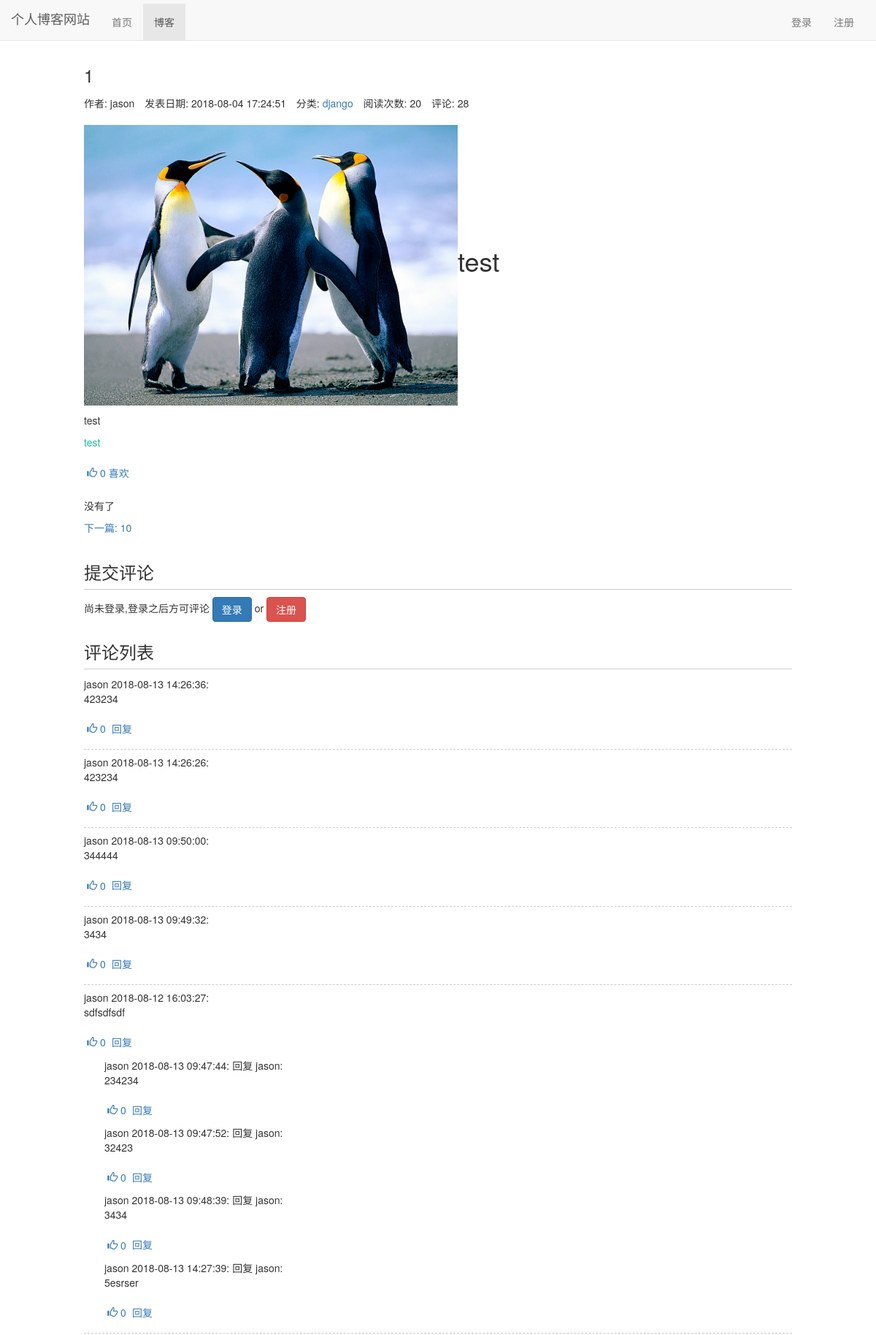
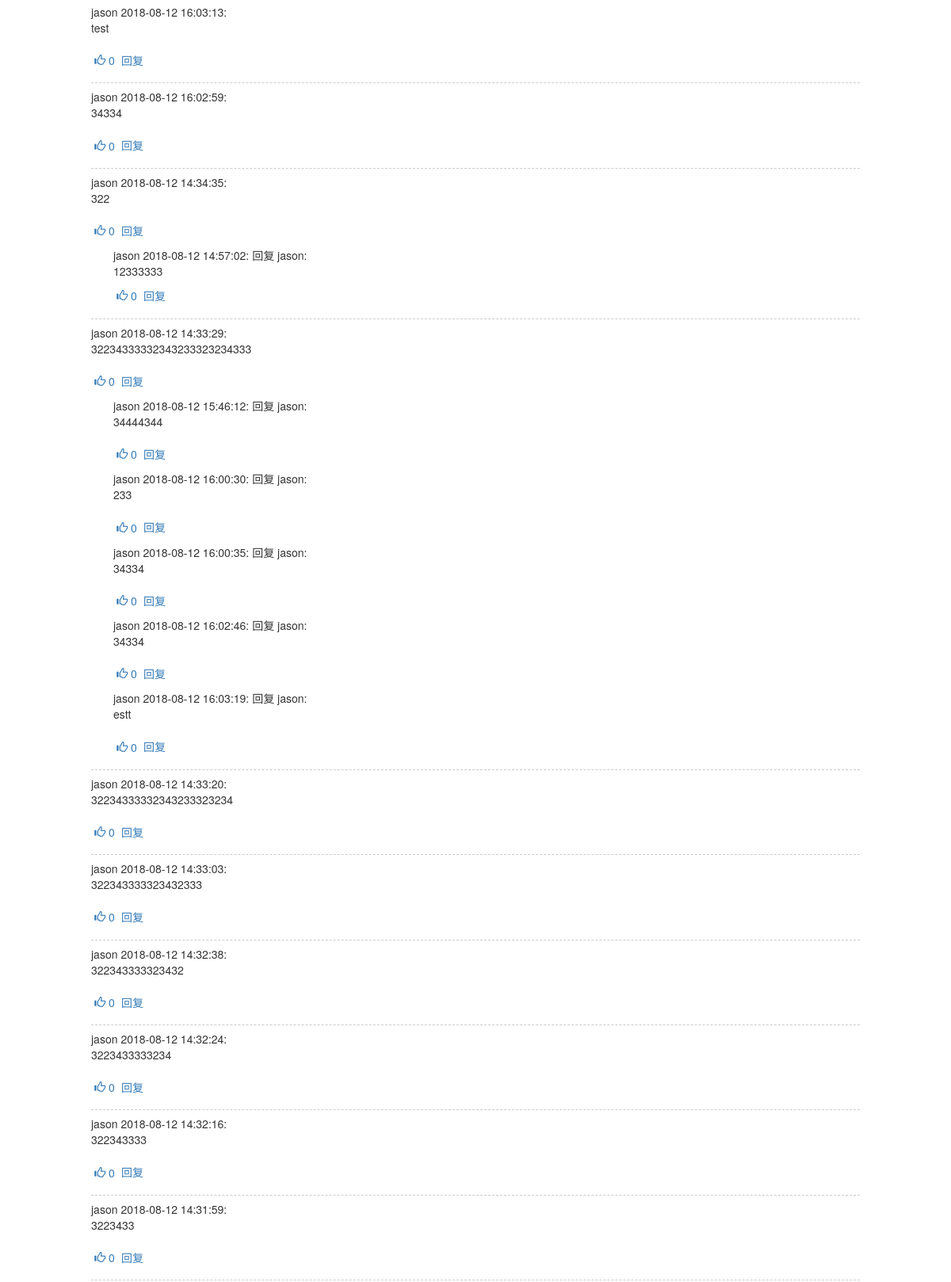
/blog/14 (upper part), run on the app's committed database (2 pictures, top to bottom).
### blog/models.py (models this page shows, shortened)
class Blog(models.Model,ReadNumExpand):
    title = models.CharField(max_length=50)
    content = RichTextUploadingField()
    blog_type = models.ForeignKey(BlogType,on_delete=models.DO_NOTHING)
    author = models.ForeignKey(User,on_delete=models.DO_NOTHING)
    read_details = GenericRelation(ReadNumberByDay)
    create_time = models.DateTimeField(auto_now_add=True)
    last_update_time = models.DateTimeField(auto_now=True)
    class Meta:
        ordering=['-create_time']

class BlogType(models.Model):
    type_name = models.CharField(max_length=30)
    def __str__(self):
        return self.type_name

### read_statistics/models.py (models this page shows)
class ReadNumber(models.Model):
    read_number = models.IntegerField(default=0)
    content_type = models.ForeignKey(ContentType,on_delete=models.DO_NOTHING)
    object_id = models.PositiveIntegerField()
    content_object = GenericForeignKey('content_type','object_id')

### likes/models.py (models this page shows)
class LikeCount(models.Model):
    content_type = models.ForeignKey(ContentType, on_delete=models.DO_NOTHING)
    object_id = models.PositiveIntegerField()
    content_object = GenericForeignKey('content_type', 'object_id')
    likeed_num = models.IntegerField(default=0)

### comment/models.py (models this page shows, shortened)
class Comment(models.Model):
    content_type = models.ForeignKey(ContentType, on_delete=models.DO_NOTHING)
    object_id = models.PositiveIntegerField()
    content_object = GenericForeignKey('content_type', 'object_id')
    text = models.TextField()
    comment_time = models.DateTimeField(auto_now_add=True)
    user = models.ForeignKey(User,related_name='comments',on_delete=models.DO_NOTHING)
    root = models.ForeignKey('self',related_name='root_comment',null=True,on_delete=models.DO_NOTHING)
    parent = models.ForeignKey('self',related_name='parent_comment',null=True,on_delete=models.DO_NOTHING)
    reply_to = models.ForeignKey(User,related_name='replies',null=True,on_delete=models.DO_NOTHING)
    class Meta:
        ordering = ['comment_time']

### blog/views.py (the view)
# urls.py: path('<int:blog_pk>',views.blog_detail,name='blog_detail'),
def blog_detail(request,blog_pk):
    currentBlog = get_object_or_404(Blog, id=blog_pk)
    key = read_statistics_once(request,currentBlog)
    blog_content_type = ContentType.objects.get_for_model(currentBlog)
    context = {}
    previous_blog = Blog.objects.filter(create_time__gt=currentBlog.create_time).last()
    next_blog=Blog.objects.filter(create_time__lt=currentBlog.create_time).first()
    context['blog'] = currentBlog
    context['previous_blog']=previous_blog
    context['next_blog']=next_blog
    response = render(request,'blog_detail.html', context)
    response.set_cookie(key,'true')
    return response

### comment/templatetags/comment_tags.py (called while the page is built)
@register.simple_tag()
def get_comment_count(obj):
    content_type = ContentType.objects.get_for_model(obj)
    return Comment.objects.filter(content_type=content_type,object_id=obj.pk).count()

@register.simple_tag()
def get_comments(obj):
    content_type = ContentType.objects.get_for_model(obj)
    comments = Comment.objects.filter(content_type=content_type, object_id=obj.pk, parent=None)
    return comments.order_by('-comment_time')

### likes/templatetags/like_count_tags.py (called while the page is built)
@register.simple_tag()
def get_liked_count(obj):
    content_type = ContentType.objects.get_for_model(obj)
    like_count,created = LikeCount.objects.get_or_create(content_type=content_type,object_id=obj.pk)
    return like_count.likeed_num

@register.simple_tag(takes_context=True)
def get_liked_status(context, obj):
    content_type = ContentType.objects.get_for_model(obj)
    user = context['user']
    if not user.is_authenticated:
        return ''
    if LikeRecord.objects.filter(content_type=content_type,object_id=obj.pk,user=context['user']).exists():
        return 'active'
    else:
        return ''

@register.simple_tag()
def get_content_type(obj):
    content_type = ContentType.objects.get_for_model(obj)
    return content_type.model

### myblog/context_processors.py (called while the page is built)
def login_modal_form(request):
    return {'login_modal_form':LoginForm()}

### read_statistics/models.py (called while the page is built)
    def get_read_number(self):
        ct = ContentType.objects.get_for_model(self)
        try:
            readnum = ReadNumber.objects.get(content_type=ct,object_id=self.pk).read_number
        except exceptions.ObjectDoesNotExist:
            readnum = 0
        return readnum

### read_statistics/utils.py (called while the page is built)
def read_statistics_once(request,obj):
    ct = ContentType.objects.get_for_model(obj)
    key = "%s_%s_read" %(ct.model,obj.pk)
    if not request.COOKIES.get('blog_%s_read' % obj.pk):
        readnum,created = ReadNumber.objects.get_or_create(content_type=ct ,object_id=obj.pk)
        readnum.read_number = F('read_number') + 1
        readnum.save()
        readnumbyday, created = ReadNumberByDay.objects.get_or_create(content_type=ct, object_id=obj.pk,date=timezone.now().date())
        readnumbyday.read_number=F('read_number') + 1
        readnumbyday.save()
    return key

### blog/templates/blog_detail.html (shortened to what this page needs)
{% extends 'base.html' %}
{% load staticfiles %}
{% load comment_tags %}
{% load like_count_tags %}
{% block nav_blog_active %}
    active
{% endblock %}
{% block header_css %}
    <link rel="stylesheet" href="{% static 'blog.css' %}">
{% endblock %}
{% block content %}
    <div class="container-fluid">
        <div class="row">
            <div class="col-xs-10 col-lg-10 col-xs-offset-1">
                <h3>{{ blog.title }}</h3>
                <ul class="list-inline">
                    <li>作者: {{ blog.author }}</li>
                    <li>发表日期: {{ blog.create_time|date:"Y-m-d H:i:s" }}</li>
                    <li>分类: <a href="{% url 'blog_with_type' blog.blog_type.pk %}">{{ blog.blog_type }}</a></li>
                    <li>阅读次数: {{ blog.get_read_number }}</li>
                    <li>评论: {% get_comment_count blog %}</li>
                </ul>
                <p>{{ blog.content|safe }}</p>
                <div class="like" onclick="likeChange(this, '{% get_content_type blog %}',{{ blog.pk }})">
                    <span class="glyphicon glyphicon-thumbs-up {% get_liked_status blog %}"></span>
                    <span class="liked-num">{% get_liked_count blog %}</span>
                    <span>喜欢</span>
                </div>
                <div class="blog-more">
                    {% if previous_blog %}
                        <a href="{% url 'blog_detail' previous_blog.pk %}"><p>上一篇: {{ previous_blog.title }}</p></a>
                    {% else %}
                        <p>没有了</p>
                    {% endif %}
                    {% if next_blog %}
                        <a href="{% url 'blog_detail' next_blog.pk %}"><p>下一篇: {{ next_blog.title }}</p></a>
                    {% else %}
                        <p>没有了</p>
                    {% endif %}
                </div>
            </div>
        </div>
        <div class="row">
            <div class="col-xs-10 col-lg-10 col-xs-offset-1">
                <div class="comment-area">
                    <h3 class="comment-area-title">提交评论</h3>
                    {% if user.is_authenticated %}
                        <form id="comment_form" action="{% url 'update_comment' %}" method="post" style="overflow: hidden">
                            <label>{{ user.username }},欢迎评论</label>
                            <div id="reply_content_container" style="display: none">
                                <p id="comment_reply">回复:  </p>
                                <div id="reply_content"></div>
                            </div>
                            {% csrf_token %}
                            {% get_comment_form blog as comment_form %}
                            {% for field in comment_form %}
                                {{ field }}
                            {% endfor %}
                            <span id="comment_error" class="text-danger pull-left"></span>
                            <input class="btn btn-primary pull-right" type="submit" value="评论">
                        </form>
                    {% else %}
                        尚未登录,登录之后方可评论
                        <a class="btn btn-primary" href="{% url 'login' %}?from={{ request.get_full_path }}">登录</a>
                        <span> or </span>
                        <a class="btn btn-danger" href="{% url 'register' %}?from={{ request.get_full_path }}">注册</a>
                    {% endif %}
                </div>
                <div class="comment-area">
                    <h3 class="comment-area-title">评论列表</h3>
                    <div id="comment_list">
                        {% get_comments blog as comments %}
                        {% for comment in comments %}
                            <div id="root_{{ comment.pk }}" class="comment">
                                <span>{{ comment.user }}</span>
                                <span>{{ comment.comment_time|date:"Y-m-d H:i:s" }}:</span>
                                <div id="comment_{{ comment.pk }}">
                                    {{ comment.text|safe }}
                                </div>
                                <div class="like" onclick="likeChange(this, '{% get_content_type comment %}',{{ comment.pk }})">
                                    <span class="glyphicon glyphicon-thumbs-up {% get_liked_status comment %}"></span>
                                    <span class="liked-num">{% get_liked_count comment %}</span>
                                </div>
                                <a href="javascript:reply({{ comment.pk }})">回复</a>
                                {% for reply in comment.root_comment.all %}
                                    <div class="reply">
                                        <span>{{ reply.user }}</span>
                                        <span>{{ reply.comment_time|date:"Y-m-d H:i:s" }}:</span>
                                        <span>回复</span>
                                        <span>{{ reply.reply_to.username }}:</span>
                                        <div id="comment_{{ reply.pk }}">
                                            {{ reply.text|safe }}
                                        </div>
                                        <div class="like" onclick="likeChange(this, '{% get_content_type reply %}',{{ reply.pk }})">
                                            <span class="glyphicon glyphicon-thumbs-up {% get_liked_status reply %}"></span>
                                            <span class="liked-num">{% get_liked_count reply %}</span>
                                        </div>
                                        <a href="javascript:reply({{ reply.pk }})">回复</a>
                                    </div>
                                {% endfor %}
                            </div>
                        {% empty %}
                            <span id="no_comment">暂无评论</span>
                        {% endfor %}
                     </div>
                </div>
            </div>
        </div>
    </div>
{% endblock %}

### blog/static/base.css (style rules this page uses)
body { margin-top: 70px!important; }
ul { list-style-type: none; padding-left: 1.5px; }
li { margin-top: 5px; }

### blog/static/blog.css (style rules this page uses)
div.blog-more { margin-top: 1em; }
div.comment-area { margin-top: 2em; }
h3.comment-area-title { border-bottom: 1px solid #cccccc; padding-bottom: 0.4em; }
div.comment { border-bottom: 1px dashed #cccccc; margin-top: 0.5em; padding-bottom: 0.5em; }
div.reply { margin-left: 2em; }
div.like { color: #337ab7; cursor: pointer; display: inline-block; padding: 0.8em 0.3em; }

### data on the page
Blog: title "1", author "jason", create_time "2018-08-04 17:24:51", blog_type "django", get_read_number "20", id "28", content (picture), content "test test test", id.likeed_num "0"
Blog: title "10"
Comment: user "jason", comment_time "2018-08-13 14:26:36", text "423234", id.likeed_num "0"
Comment: user "jason", comment_time "2018-08-13 14:26:26", text "423234", id.likeed_num "0"
Comment: user "jason", comment_time "2018-08-13 09:50:00", text "344444", id.likeed_num "0"
Comment: user "jason", comment_time "2018-08-13 09:49:32", text "3434", id.likeed_num "0"
Comment: user "jason", comment_time "2018-08-12 16:03:27", text "sdfsdfsdf", id.likeed_num "0"
Comment: user "jason", comment_time "2018-08-13 09:47:44", reply_to.username "jason", text "234234", id.likeed_num "0"
Comment: user "jason", comment_time "2018-08-13 09:47:52", reply_to.username "jason", text "32423", id.likeed_num "0"
Comment: user "jason", comment_time "2018-08-13 09:48:39", reply_to.username "jason", text "3434", id.likeed_num "0"
Comment: user "jason", comment_time "2018-08-13 14:27:39", reply_to.username "jason", text "5esrser", id.likeed_num "0"
Comment: user "jason", comment_time "2018-08-12 16:03:13", text "test", id.likeed_num "0"
Comment: user "jason", comment_time "2018-08-12 16:02:59", text "34334", id.likeed_num "0"
Comment: user "jason", comment_time "2018-08-12 14:34:35", text "322", id.likeed_num "0"
Comment: user "jason", comment_time "2018-08-12 14:57:02", reply_to.username "jason", text "12333333", id.likeed_num "0"
Comment: user "jason", comment_time "2018-08-12 14:33:29", text "32234333332343233323234333", id.likeed_num "0"
Comment: user "jason", comment_time "2018-08-12 15:46:12", reply_to.username "jason", text "34444344", id.likeed_num "0"
Comment: user "jason", comment_time "2018-08-12 16:00:30", reply_to.username "jason", text "233", id.likeed_num "0"
Comment: user "jason", comment_time "2018-08-12 16:00:35", reply_to.username "jason", text "34334", id.likeed_num "0"
Comment: user "jason", comment_time "2018-08-12 16:02:46", reply_to.username "jason", text "34334", id.likeed_num "0"
Comment: user "jason", comment_time "2018-08-12 16:03:19", reply_to.username "jason", text "estt", id.likeed_num "0"
Comment: user "jason", comment_time "2018-08-12 14:33:20", text "32234333332343233323234", id.likeed_num "0"
Comment: user "jason", comment_time "2018-08-12 14:33:03", text "322343333323432333", id.likeed_num "0"
Comment: user "jason", comment_time "2018-08-12 14:32:38", text "322343333323432", id.likeed_num "0"
Comment: user "jason", comment_time "2018-08-12 14:32:24", text "3223433333234", id.likeed_num "0"
Comment: user "jason", comment_time "2018-08-12 14:32:16", text "322343333", id.likeed_num "0"
Comment: user "jason", comment_time "2018-08-12 14:31:59", text "3223433", id.likeed_num "0"
